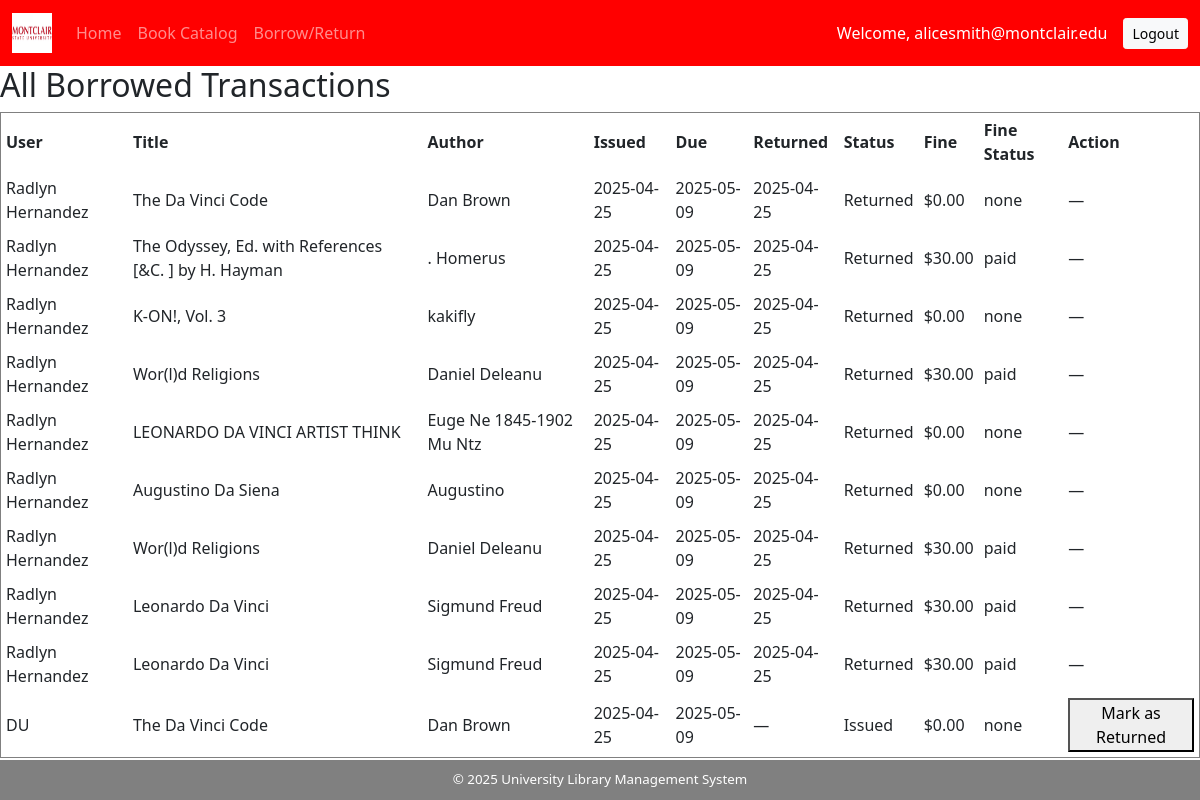
Page /borrowReturn.php (signed in) on the committed database.
### tables this page shows
CREATE TABLE `transactions` (
  `transaction_id` int(11) NOT NULL,
  `book_id` int(11) NOT NULL,
  `member_id` int(11) NOT NULL,
  `librarian_id` int(11) DEFAULT NULL,
  `issue_date` date DEFAULT curdate(),
  `due_date` date NOT NULL,
  `return_date` date DEFAULT NULL,
  `borrowStatus` enum('Issued','Returned','Overdue') DEFAULT 'Issued'
);

CREATE TABLE `members` (
  `member_id` int(11) NOT NULL,
  `name` varchar(255) NOT NULL,
  `email` varchar(255) NOT NULL,
  `phone` varchar(15) DEFAULT NULL,
  `address` text DEFAULT NULL,
  `password` varchar(255) NOT NULL,
  `membership_date` timestamp NOT NULL DEFAULT current_timestamp(),
  `redhawk_balance` decimal(10,2) DEFAULT 100.00
);

CREATE TABLE `books` (
  `book_id` int(11) NOT NULL,
  `google_id` varchar(255) DEFAULT NULL,
  `title` varchar(255) NOT NULL,
  `author` varchar(255) DEFAULT NULL,
  `publisher` varchar(255) DEFAULT NULL,
  `published_date` varchar(20) DEFAULT NULL,
  `page_count` int(11) DEFAULT NULL,
  `categories` text DEFAULT NULL,
  `description` text DEFAULT NULL,
  `thumbnail_url` text DEFAULT NULL,
  `availability` enum('available','unavailable') DEFAULT 'available'
);

### borrowReturn.php (the view, shortened to what this page needs)
<?php
require_once 'database.php';
$isMember = isset($_SESSION['member_id']);
$member_id = $isMember ? $_SESSION['member_id'] : null;
$conn->query("UPDATE Transactions SET borrowStatus = 'Overdue' WHERE borrowStatus = 'Issued' AND due_date < CURDATE()");
$conn->query("INSERT INTO Fines (member_id, book_id, fine_amount, paid_status, created_at)
    SELECT T.member_id, T.book_id, 30, 'unpaid', NOW()
    FROM Transactions T
    WHERE T.borrowStatus = 'Overdue'
      AND NOT EXISTS (
          SELECT 1 FROM Fines F
          WHERE F.member_id = T.member_id AND F.book_id = T.book_id AND F.paid_status = 'unpaid'
      )");
if ($isMember) {
    $borrowed_query = $conn->prepare("SELECT B.book_id, B.title, B.author, BB.borrow_date, T.due_date, T.return_date, T.transaction_id
        FROM BorrowedBooks BB
        JOIN Books B ON BB.book_id = B.book_id
        JOIN Transactions T ON T.book_id = BB.book_id AND T.member_id = BB.member_id
        WHERE BB.member_id = ?
        ORDER BY BB.borrow_date DESC");
    $borrowed_query->bind_param("i", $member_id);
    $borrowed_query->execute();
    $borrowed_books = $borrowed_query->get_result();
} else {
    $borrowed_books = $conn->query("SELECT M.name AS member_name, B.title, B.author, T.issue_date, T.due_date, T.return_date, T.borrowStatus, T.transaction_id, M.member_id, B.book_id FROM Transactions T JOIN Books B ON T.book_id = B.book_id JOIN Members M ON T.member_id = M.member_id ORDER BY T.issue_date DESC");
}
?>
<!DOCTYPE html>
<html>
<head><title>Borrow/Return Books</title></head>
<body>
<?php include 'navbar.php'; ?>
<h2><?= $isMember ? "Your Borrowed Books" : "All Borrowed Transactions" ?></h2>
<?php if (isset($borrowed_books) && $borrowed_books->num_rows > 0): ?>
<table border="1" cellpadding="5">
    <tr>
        <?php if (!$isMember): ?><th>User</th><?php endif; ?>
        <th>Title</th><th>Author</th>
        <th><?= $isMember ? "Borrow Date" : "Issued" ?></th>
        <th>Due</th>
        <th><?= $isMember ? "Fine" : "Returned" ?></th>
        <?php if (!$isMember): ?><th>Status</th><th>Fine</th><th>Fine Status</th><th>Action</th><?php endif; ?>
    </tr>
    <?php while ($row = $borrowed_books->fetch_assoc()): ?>
    <tr>
        <?php if (!$isMember): ?><td><?= htmlspecialchars($row['member_name']) ?></td><?php endif; ?>
        <td><?= htmlspecialchars($row['title']) ?></td>
        <td><?= htmlspecialchars($row['author']) ?></td>
        <td><?= htmlspecialchars($isMember ? $row['borrow_date'] : $row['issue_date']) ?></td>
        <td><?= htmlspecialchars($row['due_date']) ?></td>
        <td>
            <?php if ($isMember): ?>
                <?php
                $fine_query = $conn->prepare("SELECT fine_id, fine_amount, paid_status FROM Fines WHERE member_id = ? AND book_id = ? ORDER BY created_at DESC LIMIT 1");
                $fine_query->bind_param("ii", $member_id, $row['book_id']);
                $fine_query->execute();
                $fine_result = $fine_query->get_result();
                if ($fine_result && $fine_result->num_rows > 0) {
                    $fine = $fine_result->fetch_assoc();
                    $fine_amount = "$" . number_format($fine['fine_amount'], 2);
                    if ($fine['paid_status'] === 'unpaid') {
                        echo "<span style='color:red;'>Fine: {$fine_amount}</span>";
                        echo "
                            <form method='post' style='display:inline; margin-left:10px;'>
                                <input type='hidden' name='book_id' value='{$row['book_id']}'>
                                <button type='submit' name='pay_fine'>Pay</button>
                            </form>
                        ";
                    } else {
                        echo "<span style='color:green;'>Fine Paid: {$fine_amount}</span>";
                    }
                } else {
                    echo "No fine";
                }
                ?>
            <?php else: ?>
                <?= $row['return_date'] ?? '—' ?>
            <?php endif; ?>
        </td>
        <?php if (!$isMember): ?>
            <?php
            $fine_query = $conn->prepare("SELECT fine_amount, paid_status FROM Fines WHERE member_id = ? AND book_id = ? ORDER BY created_at DESC LIMIT 1");
            $fine_query->bind_param("ii", $row['member_id'], $row['book_id']);
            $fine_query->execute();
            $fine_result = $fine_query->get_result();
            if ($fine_result && $fine_result->num_rows > 0) {
                $fine = $fine_result->fetch_assoc();
                $fine_amount = "$" . number_format($fine['fine_amount'], 2);
                $fine_status = $fine['paid_status'];
            } else {
                $fine_amount = "$0.00";
                $fine_status = "none";
            }
            ?>
            <td><?= htmlspecialchars($row['borrowStatus']) ?></td>
            <td><?= $fine_amount ?></td>
            <td><?= $fine_status ?></td>
            <td>
                <?php if (is_null($row['return_date'])): ?>
                    <form method="post">
                        <button type="submit" name="set_returned">Mark as Returned</button>
                    </form>
                <?php else: ?>
                    —
                <?php endif; ?>
            </td>
        <?php endif; ?>
    </tr>
    <?php endwhile; ?>
</table>
<?php else: ?>
<p><?= $isMember ? "You haven't borrowed any books yet." : "No transactions found." ?></p>
<?php endif; ?>
</body>
</html>

### rows in the picture
transactions: member.name "Radlyn Hernandez", book.title "The Da Vinci Code", book.author "Dan Brown", issue_date "2025-04-25", due_date "2025-05-09", return_date "2025-04-25", borrowStatus "Returned", fine_amount "$0.00", fine_status "none"
transactions: member.name "Radlyn Hernandez", book.title "The Odyssey, Ed. with References [&C. ] by H. Hayman", book.author ". Homerus", issue_date "2025-04-25", due_date "2025-05-09", return_date "2025-04-25", borrowStatus "Returned", fine_amount "$30.00", fine_status "paid"
transactions: member.name "Radlyn Hernandez", book.title "K-ON!, Vol. 3", book.author "kakifly", issue_date "2025-04-25", due_date "2025-05-09", return_date "2025-04-25", borrowStatus "Returned", fine_amount "$0.00", fine_status "none"
transactions: member.name "Radlyn Hernandez", book.title "Wor(l)d Religions", book.author "Daniel Deleanu", issue_date "2025-04-25", due_date "2025-05-09", return_date "2025-04-25", borrowStatus "Returned", fine_amount "$30.00", fine_status "paid"
transactions: member.name "Radlyn Hernandez", book.title "LEONARDO DA VINCI ARTIST THINK", book.author "Euge Ne 1845-1902 Mu Ntz", issue_date "2025-04-25", due_date "2025-05-09", return_date "2025-04-25", borrowStatus "Returned", fine_amount "$0.00", fine_status "none"
transactions: member.name "Radlyn Hernandez", book.title "Augustino Da Siena", book.author "Augustino", issue_date "2025-04-25", due_date "2025-05-09", return_date "2025-04-25", borrowStatus "Returned", fine_amount "$0.00", fine_status "none"
transactions: member.name "Radlyn Hernandez", book.title "Wor(l)d Religions", book.author "Daniel Deleanu", issue_date "2025-04-25", due_date "2025-05-09", return_date "2025-04-25", borrowStatus "Returned", fine_amount "$30.00", fine_status "paid"
transactions: member.name "Radlyn Hernandez", book.title "Leonardo Da Vinci", book.author "Sigmund Freud", issue_date "2025-04-25", due_date "2025-05-09", return_date "2025-04-25", borrowStatus "Returned", fine_amount "$30.00", fine_status "paid"
transactions: member.name "Radlyn Hernandez", book.title "Leonardo Da Vinci", book.author "Sigmund Freud", issue_date "2025-04-25", due_date "2025-05-09", return_date "2025-04-25", borrowStatus "Returned", fine_amount "$30.00", fine_status "paid"
transactions: member.name "DU", book.title "The Da Vinci Code", book.author "Dan Brown", issue_date "2025-04-25", due_date "2025-05-09", return_date "—", borrowStatus "Issued", fine_amount "$0.00", fine_status "none"

### other values in the picture
$_SESSION['email'] "alicesmith@montclair.edu"
